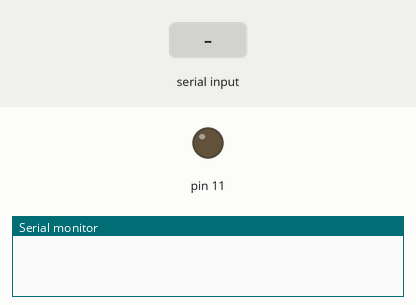
Bench run of a sketch on a simulated Arduino Uno, built with avr-gcc and run on an emulated ATmega328P. Parts: output pins drawn as LEDs (lit = HIGH), the last lines printed to the serial monitor. The test bench sets the inputs (shaded band).

Above: at 1.2 s.
1.3 s: "1" received over Serial
At 2.0 s:
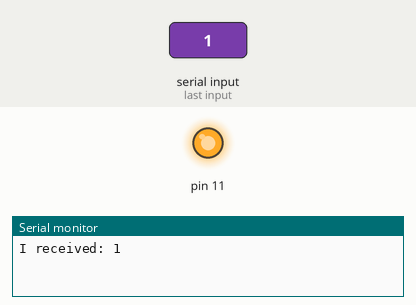
2.8 s: "0" received over Serial
At 3.1 s:
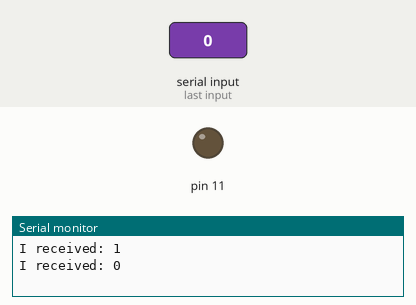
Timing chart, 0 to 5.8 s (numbered marks = the images above; inputs shaded):
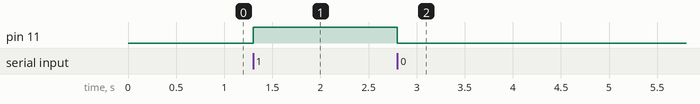

Measured:
- after the input at 1.3 s, pin 11: LOW → HIGH at once
- after the input at 2.8 s, pin 11: HIGH → LOW at once

The sketch:

priem_ard.ino
```cpp
char incomingByte = 0;
void setup() {
    pinMode(11, OUTPUT);
  Serial.begin(9600);
}

// the loop routine runs over and over again forever:
void loop() {
  if (Serial.available() > 0) {  //если есть доступные данные
        // считываем байт
        incomingByte = Serial.read();
      if('1' == incomingByte){
        digitalWrite(11, HIGH);
      } else if('0' == incomingByte){
        digitalWrite(11, LOW);
      }
        // отсылаем то, что получили
        Serial.print("I received: ");
        Serial.println(incomingByte);
    }
}
```
